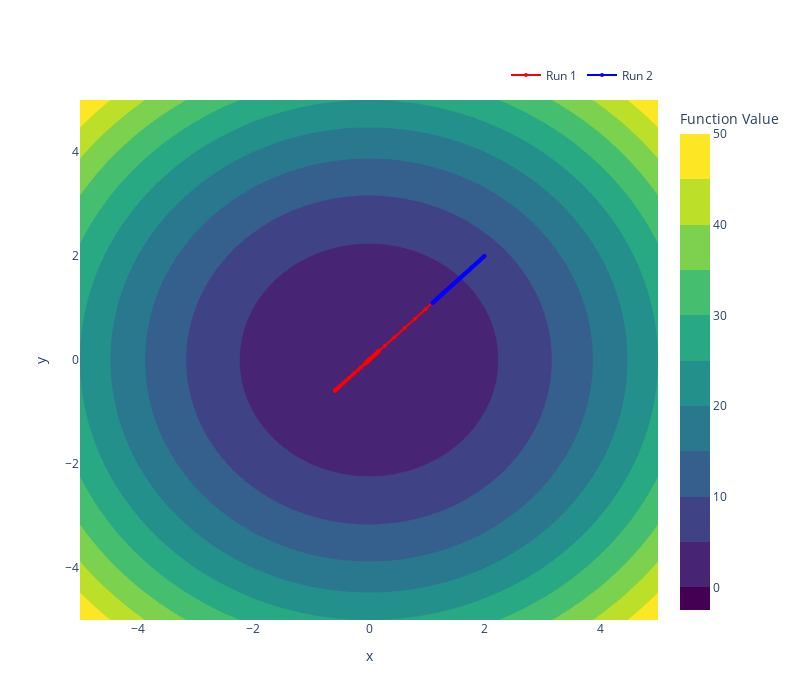

The notebook cell this image was saved under:
### Markdown cell above
**Sphere**

### Code cell
initial_solution = np.array([2.0, 2.0])
number_of_epochs = 100
alpha = 0.01

beta = 0.9

beta1 = 0.9
beta2 = 0.999
epsilon = 1e-8



problem =  Sphere()


w_momentum, f_momentum, _ = momentum(problem, initial_solution, alpha, beta, number_of_epochs)

w_adam, f_adam, _ = adam(problem, initial_solution, alpha, beta1, beta2, number_of_epochs, epsilon)


plot_contour_and_paths(problem, [w_momentum, w_adam])


plt.figure(figsize=(10, 5))
plt.plot(f_momentum, label="Momentum", color='blue')
plt.xlabel("Epoch")
plt.ylabel("Function value")
plt.title("Momentum – Function value vs. Epoch")
plt.legend()
plt.grid(True)
plt.show()

plt.figure(figsize=(10, 5))
plt.plot(f_adam, label="Adam", color='orange')
plt.xlabel("Epoch")
plt.ylabel("Function value")
plt.title("Adam – Function value vs. Epoch")
plt.legend()
plt.grid(True)
plt.show()
